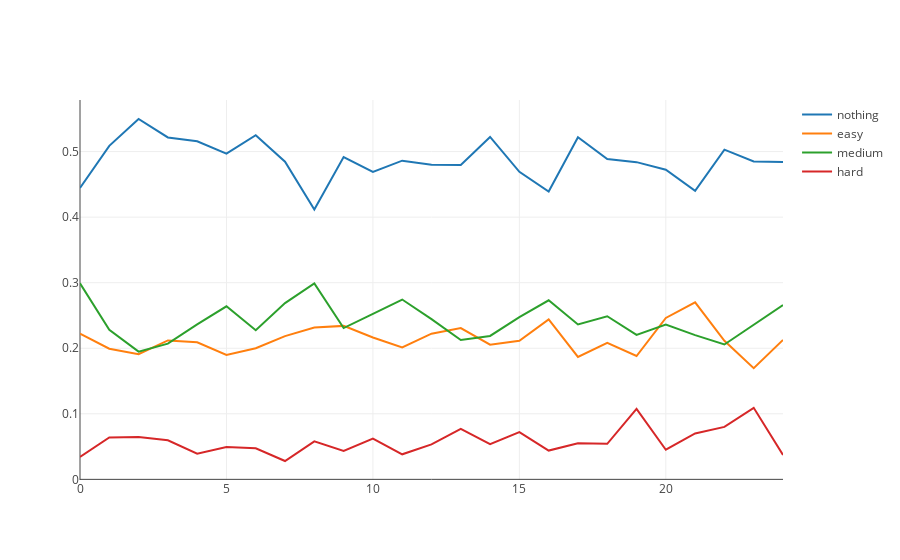

The cell this chart's notebook holds for it:
### Code cell
# noexport

plot_difficulty_chosen_since_first_impression_per_hour()
